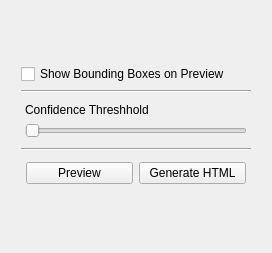
<?xml version="1.0" encoding="UTF-8"?>
<ui version="4.0">
 <class>ObjectDetectionTool</class>
 <widget class="QWidget" name="ObjectDetectionTool">
  <property name="geometry">
   <rect>
    <x>0</x>
    <y>0</y>
    <width>272</width>
    <height>253</height>
   </rect>
  </property>
  <property name="windowTitle">
   <string>Object Detection Tool</string>
  </property>
  <layout class="QGridLayout" name="gridLayout">
   <item row="0" column="0">
    <layout class="QVBoxLayout" name="verticalLayout_7">
     <property name="leftMargin">
      <number>5</number>
     </property>
     <property name="topMargin">
      <number>5</number>
     </property>
     <property name="rightMargin">
      <number>5</number>
     </property>
     <property name="bottomMargin">
      <number>5</number>
     </property>
     <item>
      <spacer name="verticalSpacer">
       <property name="orientation">
        <enum>Qt::Vertical</enum>
       </property>
       <property name="sizeHint" stdset="0">
        <size>
         <width>20</width>
         <height>40</height>
        </size>
       </property>
      </spacer>
     </item>
     <item>
      <layout class="QVBoxLayout" name="verticalLayout_8">
       <property name="leftMargin">
        <number>5</number>
       </property>
       <property name="topMargin">
        <number>5</number>
       </property>
       <property name="rightMargin">
        <number>5</number>
       </property>
       <property name="bottomMargin">
        <number>5</number>
       </property>
       <item>
        <widget class="QCheckBox" name="checkBox">
         <property name="sizePolicy">
          <sizepolicy hsizetype="Preferred" vsizetype="Fixed">
           <horstretch>0</horstretch>
           <verstretch>0</verstretch>
          </sizepolicy>
         </property>
         <property name="maximumSize">
          <size>
           <width>16777215</width>
           <height>16777215</height>
          </size>
         </property>
         <property name="text">
          <string>Show Bounding Boxes on Preview</string>
         </property>
        </widget>
       </item>
       <item>
        <widget class="Line" name="line_2">
         <property name="orientation">
          <enum>Qt::Horizontal</enum>
         </property>
        </widget>
       </item>
       <item>
        <layout class="QVBoxLayout" name="verticalLayout">
         <property name="leftMargin">
          <number>4</number>
         </property>
         <property name="topMargin">
          <number>4</number>
         </property>
         <property name="rightMargin">
          <number>4</number>
         </property>
         <property name="bottomMargin">
          <number>4</number>
         </property>
         <item>
          <widget class="QLabel" name="label">
           <property name="text">
            <string>Confidence Threshhold</string>
           </property>
          </widget>
         </item>
         <item>
          <widget class="QSlider" name="horizontalSlider">
           <property name="orientation">
            <enum>Qt::Horizontal</enum>
           </property>
          </widget>
         </item>
        </layout>
       </item>
       <item>
        <widget class="Line" name="line">
         <property name="orientation">
          <enum>Qt::Horizontal</enum>
         </property>
        </widget>
       </item>
       <item>
        <layout class="QHBoxLayout" name="horizontalLayout">
         <property name="leftMargin">
          <number>5</number>
         </property>
         <property name="topMargin">
          <number>5</number>
         </property>
         <property name="rightMargin">
          <number>5</number>
         </property>
         <property name="bottomMargin">
          <number>5</number>
         </property>
         <item>
          <widget class="QPushButton" name="pushButton">
           <property name="text">
            <string>Preview</string>
           </property>
           <property name="icon">
            <iconset resource="../resources/resources.qrc">
             <normaloff>:/icons/icons/eye.svg</normaloff>:/icons/icons/eye.svg</iconset>
           </property>
          </widget>
         </item>
         <item>
          <widget class="QPushButton" name="pushButton_2">
           <property name="text">
            <string>Generate HTML</string>
           </property>
           <property name="icon">
            <iconset resource="../resources/resources.qrc">
             <normaloff>:/icons/icons/web.svg</normaloff>:/icons/icons/web.svg</iconset>
           </property>
          </widget>
         </item>
        </layout>
       </item>
      </layout>
     </item>
     <item>
      <spacer name="verticalSpacer_2">
       <property name="orientation">
        <enum>Qt::Vertical</enum>
       </property>
       <property name="sizeHint" stdset="0">
        <size>
         <width>20</width>
         <height>40</height>
        </size>
       </property>
      </spacer>
     </item>
    </layout>
   </item>
  </layout>
 </widget>
 <resources>
  <include location="../resources/resources.qrc"/>
 </resources>
 <connections/>
</ui>
